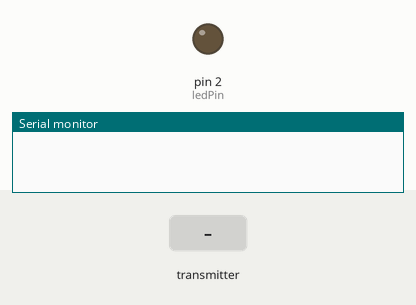
Bench run of a sketch on a simulated Arduino Uno, built with avr-gcc and run on an emulated ATmega328P. Shown: output pins drawn as LEDs (lit = HIGH), the last lines printed to the serial monitor. Inputs (shaded band) come from the test bench. No radio packets arrive unless stated.

Above: at 1.2 s.
1.3 s: the transmitter starts sending dataIn = 1
At 2.4 s:
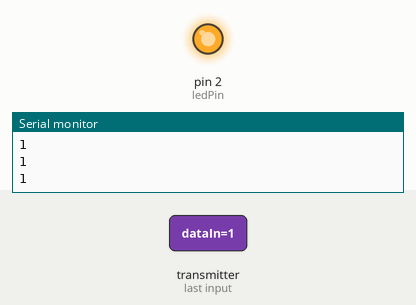
2.8 s: the transmitter starts sending dataIn = 0
At 3.6 s:
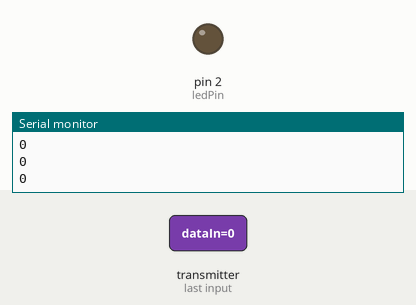
Timing chart, 0 to 5.8 s (numbered marks = the images above; inputs shaded):
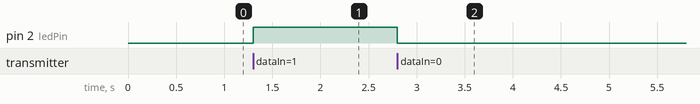

Measured:
- after the input at 1.3 s, pin 2 (ledPin): LOW → HIGH at once
- after the input at 2.8 s, pin 2 (ledPin): HIGH → LOW at once

The sketch:

nRF24_recieve.ino
```cpp
// Include Libraries
#include <nRF24L01.h>
#include <printf.h>
#include <RF24.h>
#include <RF24_config.h>

// Define LED pin
#define ledPin 2

// Set Up Radios
RF24 radio(9,10);
const byte address[6]="01100";

void setup() {
  pinMode(ledPin,OUTPUT);
  Serial.begin(9600);

  radio.begin();
  radio.setPALevel(RF24_PA_MAX);

  radio.openReadingPipe(0,address);
  radio.startListening();
}

void loop() {
  if(radio.available()){
    bool dataIn=0;
    radio.read(&dataIn,sizeof(dataIn));
    Serial.println(dataIn);
    digitalWrite(ledPin,dataIn);
    }
}
```
